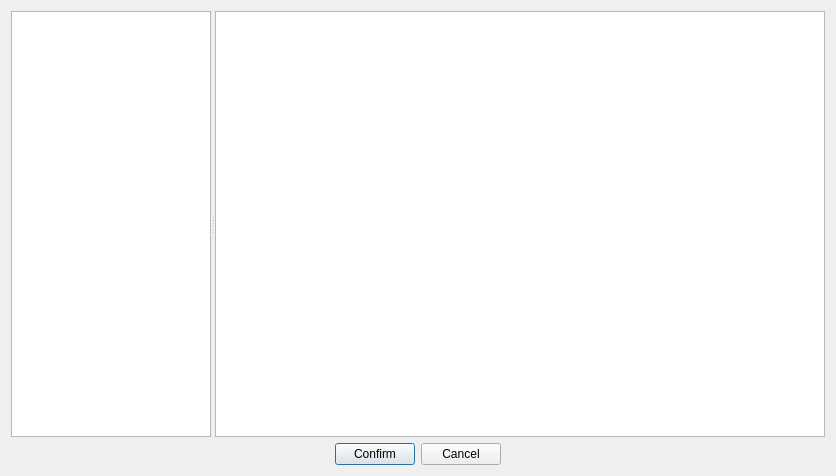
<?xml version="1.0" encoding="UTF-8"?>
<ui version="4.0">
 <class>ResChooseDialog</class>
 <widget class="QDialog" name="ResChooseDialog">
  <property name="geometry">
   <rect>
    <x>0</x>
    <y>0</y>
    <width>836</width>
    <height>476</height>
   </rect>
  </property>
  <property name="windowTitle">
   <string>Res Choose</string>
  </property>
  <layout class="QVBoxLayout" name="verticalLayout">
   <item>
    <widget class="QSplitter" name="splitter">
     <property name="orientation">
      <enum>Qt::Horizontal</enum>
     </property>
     <widget class="QTreeView" name="m_resDirView">
      <property name="sizePolicy">
       <sizepolicy hsizetype="Preferred" vsizetype="Expanding">
        <horstretch>0</horstretch>
        <verstretch>0</verstretch>
       </sizepolicy>
      </property>
      <property name="maximumSize">
       <size>
        <width>200</width>
        <height>16777215</height>
       </size>
      </property>
      <property name="headerHidden">
       <bool>true</bool>
      </property>
     </widget>
     <widget class="QListView" name="m_listView">
      <property name="horizontalScrollBarPolicy">
       <enum>Qt::ScrollBarAlwaysOff</enum>
      </property>
      <property name="editTriggers">
       <set>QAbstractItemView::EditKeyPressed</set>
      </property>
     </widget>
    </widget>
   </item>
   <item>
    <layout class="QHBoxLayout" name="horizontalLayout">
     <item>
      <spacer name="horizontalSpacer">
       <property name="orientation">
        <enum>Qt::Horizontal</enum>
       </property>
       <property name="sizeHint" stdset="0">
        <size>
         <width>40</width>
         <height>20</height>
        </size>
       </property>
      </spacer>
     </item>
     <item>
      <widget class="QPushButton" name="Confirm">
       <property name="text">
        <string>Confirm</string>
       </property>
      </widget>
     </item>
     <item>
      <widget class="QPushButton" name="Cancel">
       <property name="text">
        <string>Cancel</string>
       </property>
      </widget>
     </item>
     <item>
      <spacer name="horizontalSpacer_2">
       <property name="orientation">
        <enum>Qt::Horizontal</enum>
       </property>
       <property name="sizeHint" stdset="0">
        <size>
         <width>40</width>
         <height>20</height>
        </size>
       </property>
      </spacer>
     </item>
    </layout>
   </item>
  </layout>
 </widget>
 <resources/>
 <connections>
  <connection>
   <sender>Confirm</sender>
   <signal>clicked()</signal>
   <receiver>ResChooseDialog</receiver>
   <slot>accept()</slot>
   <hints>
    <hint type="sourcelabel">
     <x>399</x>
     <y>358</y>
    </hint>
    <hint type="destinationlabel">
     <x>399</x>
     <y>429</y>
    </hint>
   </hints>
  </connection>
  <connection>
   <sender>Cancel</sender>
   <signal>clicked()</signal>
   <receiver>ResChooseDialog</receiver>
   <slot>reject()</slot>
   <hints>
    <hint type="sourcelabel">
     <x>471</x>
     <y>361</y>
    </hint>
    <hint type="destinationlabel">
     <x>478</x>
     <y>435</y>
    </hint>
   </hints>
  </connection>
 </connections>
</ui>
